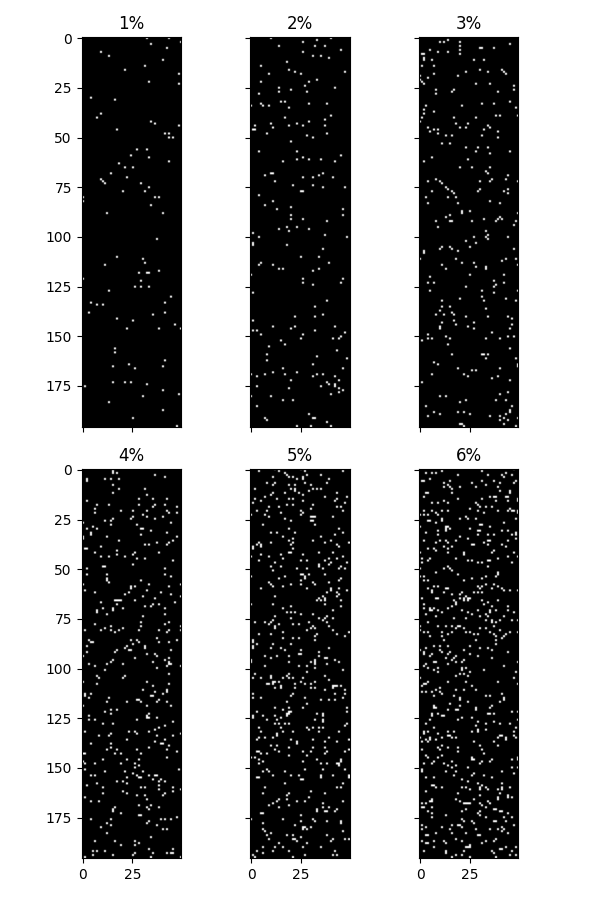

The script that drew this image:
import badcrossbar
import numpy as np
import torch
import matplotlib.pyplot as plt

from Network.datasets import encoding_to_spikes, MNIST_train_test_14x14


figure = plt.figure(figsize=(6, 13))

axs = figure.subplots(
  nrows=2,
  ncols=3,
  sharex=True,
  sharey=True)

percents = [ 1, 2, 3, 4, 5, 6 ]

k=0
for i in range(2):
    for j in range(3):
        mask = np.random.binomial(n=1, p=percents[k]/100, size=[196, 50])
        axs[i, j].imshow(mask,cmap="gray",)
        axs[i, j].set_title(str(percents[k])+"%")
        k += 1

plt.subplots_adjust(bottom=0.07, left=0, right=0.2, top=0.98, wspace=0)
plt.tight_layout()
plt.subplots_adjust( hspace=0.03,bottom=0.27,)
plt.show()
